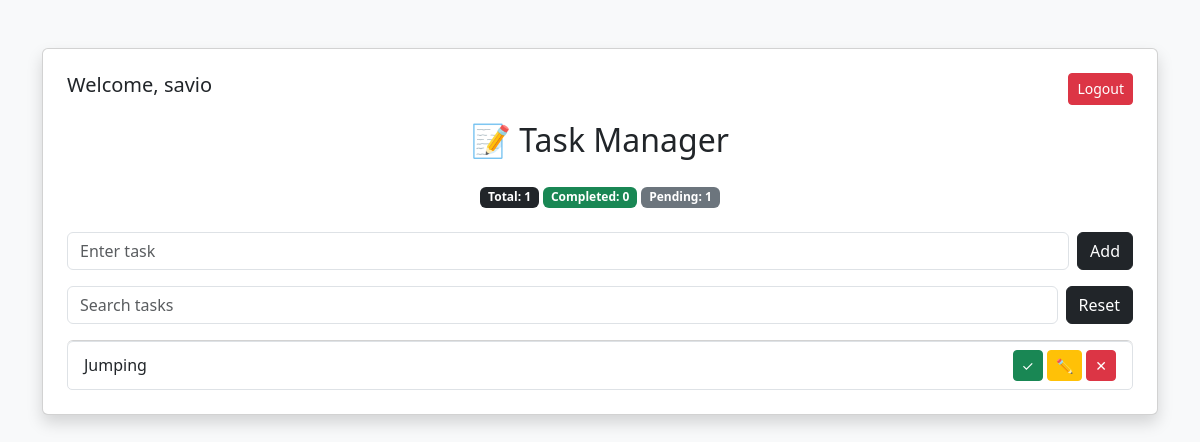
The page / (signed in) on the database as committed earlier.
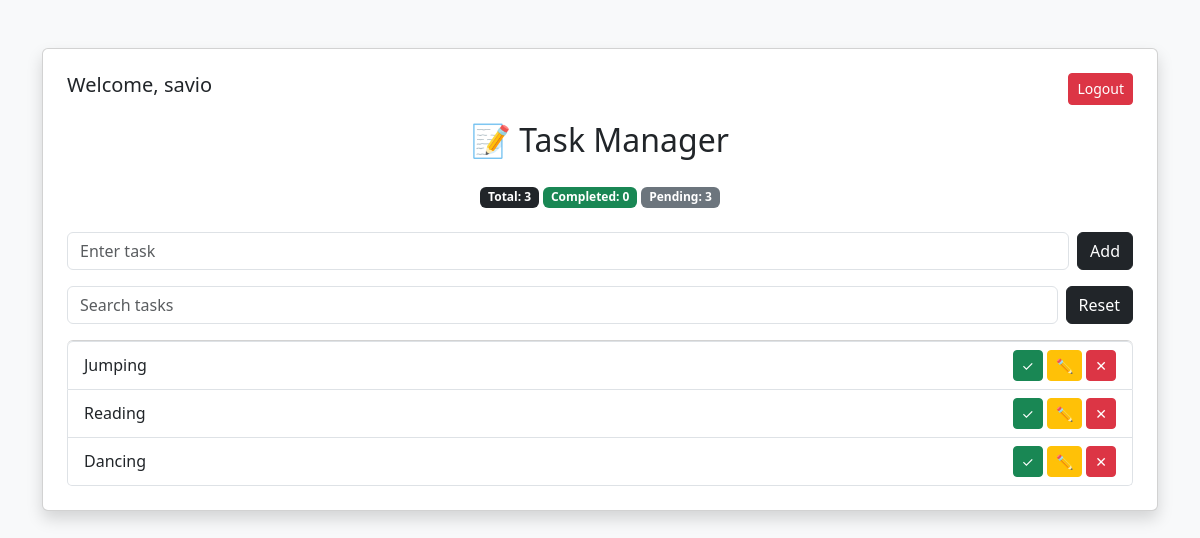
The same page on the database as committed later.
### tasks/models.py (models this page shows, shortened)
class Task(models.Model):
    title= models.CharField(max_length=100)
    completed = models.BooleanField(default=False)
    user = models.ForeignKey(User, on_delete=models.CASCADE)
    due_date = models.DateField(null=True, blank=True)
    priority = models.CharField(max_length=10, default='Low')

### tasks/views.py (the view, shortened to what this page needs)
# urls.py: 2. Add a URL to urlpatterns:  path('', views.home, name='home')
@login_required
def home(request):
    tasks = Task.objects.filter(user=request.user)
    query = request.GET.get('q')
    if query:
        tasks = tasks.filter(title__icontains=query)
    total = tasks.count()
    completed = tasks.filter(completed=True).count()
    pending = tasks.filter(completed=False).count()
    return render(request, 'tasks/home.html', {
        'tasks': tasks,
        'total': total,
        'completed': completed,
        'pending': pending
    })

### tasks/templates/tasks/home.html (shortened to what this page needs)
{% extends 'base.html' %}
{% block content %}
<div class="card shadow p-4">
    <div class="d-flex justify-content-between mb-3">
        <h5>Welcome, {{ request.user.username }}</h5>
        <a href="{% url 'logout' %}" class="btn btn-danger btn-sm">Logout</a>
    </div>
    <h2 class="text-center mb-4">📝 Task Manager</h2>
    <div class="mb-4 text-center">
        <span class="badge bg-dark">Total: {{ total }}</span>
        <span class="badge bg-success">Completed: {{ completed }}</span>
        <span class="badge bg-secondary">Pending: {{ pending }}</span>
    </div>
    <form method="POST" class="d-flex gap-2 mb-3">
        <input type="text" name="title" class="form-control" placeholder="Enter task">
        <button class="btn btn-dark">Add</button>
    </form>
<div class="d-flex gap-2 mb-3">
    <form method="GET" class="flex-grow-1">
        <input type="text" name="q" placeholder="Search tasks" class="form-control">
    </form>
    <a href="/" class="btn btn-dark">Reset</a>
</div>
    <ul class="list-group">
        {% for task in tasks %}
            <li class="list-group-item d-flex justify-content-between align-items-center">
                <span>
                    {% if task.completed %}
                        <strike>{{ task.title }}</strike>
                    {% else %}
                        {{ task.title }}
                    {% endif %}
                </span>
                <div>
                    {% if task.completed %}
                        <a href="{% url 'complete' task.id %}" class="btn btn-secondary btn-sm">↺</a>
                    {% else %}
                        <a href="{% url 'complete' task.id %}" class="btn btn-success btn-sm">✓</a>
                    {% endif %}
                    <a href="{% url 'edit' task.id %}" class="btn btn-warning btn-sm">✏️</a>
                    <a href="{% url 'delete' task.id %}" class="btn btn-danger btn-sm">✕</a>
                </div>
            </li>
        {% empty %}
            <li class="list-group-item text-center text-muted">
                No tasks yet 👀
            </li>
        {% endfor %}
    </ul>
</div>
{% endblock %}

### templates/base.html (shortened to what this page needs)
<!DOCTYPE html>
<html>
<head>
    <link href="https://cdn.jsdelivr.net/npm/bootstrap@5.3.0/dist/css/bootstrap.min.css" rel="stylesheet">
</head>
<body class="bg-light">
<div class="container mt-5">
    {% block content %}
    {% endblock %}
</div>
</body>
</html>

Rows that differ between the two databases and show on the page:
added Task: title "Reading"
added Task: title "Dancing"
Other text that changed with them:
{{ total }}: "1" → "3"
{{ pending }}: "1" → "3"
